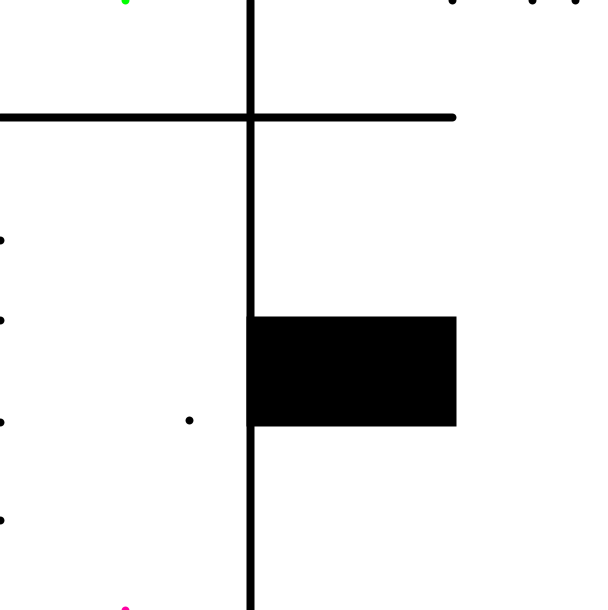
Frame 1 (no input)
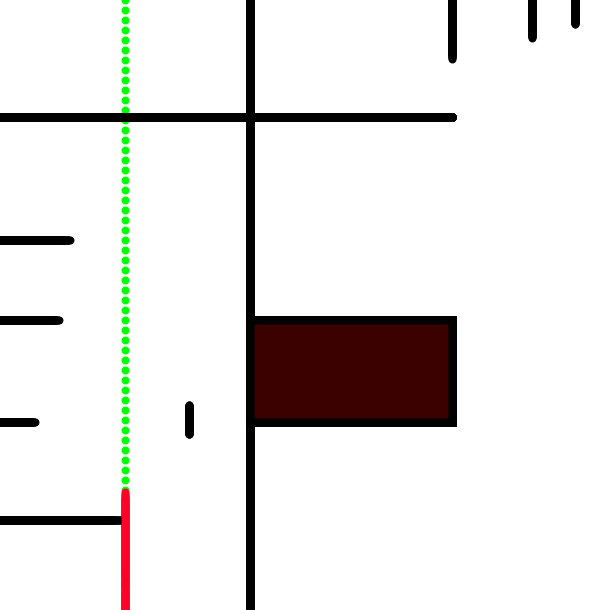
Frame 60 (the mouse pressed at the canvas centre just before this capture)
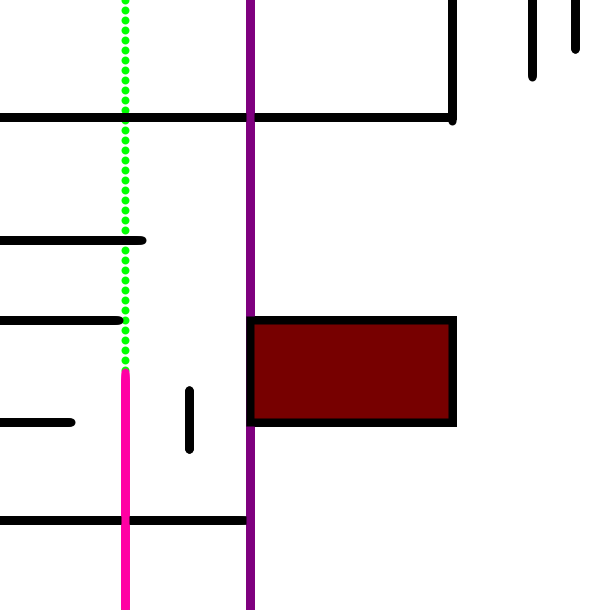
Frame 120 (the mouse held since frame 60 and released just before this capture)

The Processing sketch that drew these frames (run headless with seeded random() and noise(); from frame 60 on, the mouse is pressed at the canvas centre):

// Processing sketch: processing_116275
// ── processing_116275.pde

void setup(){   // this is only run once
  frameRate(60); //sets the frame rate per second
  size (608, 610); // 
  background (255); //sets background color to white
  strokeWeight(8); // sets thickness of line
  
} 
//defining and initalizing variables
//float is a data type
// stretch1, stretch2, y, y2, x, etc are names which are assigned values
// 0 and 420  are the initial values assigned to the variables 
float y = 0; 
int y2 = 0;
float x2 = 0;
float x3 = 0;
float x4 = 0;
float x5 = 0;
float y3 = 0;
float y4 = 0;
float y5 = 0;
float y6 = 0;
float stretch1 = 420;
float stretch2 = 420;
float y2r = 610;
int redColour = 0;
float newMouseX = 0;
float newMouseY = 0;
void draw(){ // method
// top horizontal line, constant size
line (0, 117, 452, 117);
// 2nd line from the top
line (0, 240, x2, 240); // expanding from 0 to 610 across the screen
if (x2<610) // let's stop when x2 gets to 610
x2 = x2 + 1.2; //speed of the line going across the screen
// 3rd line from the top
line (0, 320, x3, 320); // expanding from 0 to 608 across the screen
if (x3<608) // let's stop when x3 gets to 608
x3 = x3 + 1.0; //speed of the line going across the screen
// 4th line from the top 
line (0, 422, x4, 422); //expanding from 0 to 450
if (x4<450) // let's stop when x4 gets to 450
x4 = x4 + 0.6; //speed of the line going across the screen
// 5th line from the top
line (0, 520, x5, 520);  //expanding from 0 to 608
if (x5<608) // let's stop when x5 gets to 608
x5 = x5 + 2.1; //speed of the line going across the screen
 
//first line to the left (vertical)
stroke(0,255,0);
point(125, y2); //expanding from 0 to 610
if (y2<610) //let's stop when y2 gets to 610
y2 = y2 + 10; //speed of the line going down the screen 
stroke(255, 0, random(0,255)); //red color, no green, set the blue to a random value  
line(125, y2r, 125, 610); //expanding from 610 to 0
if (y2r>0) //let's stop when y2 gets to 0
y2r = y2r -2; //speed of the line going up the screen 
stroke(0,0,0); //setting the color back to black
// 2nd line
line (189, stretch1, 189, stretch2); // expanding outwards from 420, up and down by 100 pixels, to 520 and 320
if (stretch1>320) // stop at 320
stretch1 = stretch1 - 0.25; // speed and direction (up) of the expanding line
if (stretch2<520) //stop at 520
stretch2 = stretch2 + 0.25; //speed and direction (down) of the expanding line
// 3rd line
newMouseX = map (mouseX, 0, 610, 0, 255); // converts the values of the pixels (0-600) to fit better with the value of colour (0-255)
newMouseY = map (mouseY, 0, 610, 0, 255); // converts the values of the pixels (0-600) to fit better with the value of colour (0-255) and 
stroke (newMouseX,0,newMouseY); // changes the color when mouse moves up, down and/or to the right, left
line (250, y3, 250, 610);
stroke(0); // changing the colour back to black 
// 4th line  
line (452, 0, 452, y4); 
if (y4<=117) // up until pixel 117, go at speed 1
y4 = y4 + 1;
if (y4>117 && y4<610) // after pixel 117, speed up to 1.55
y4 = y4 + 1.55;
// 5th line
line (532, y5, 532, 0); //(553, 0, 553, 610)
if (y5<610)
y5 = y5 + 0.65;
// 6th line
line (575, 0, 575, y6); // line (575, 0, 575, 238);
if (y6<238)
y6 = y6 + 0.42;
//  rectangle
fill(redColour,0,0); //fills rectangle with red color, starting at black, going slowly to red 
rect (250, 320, 452-250, 422-320); //draws a rectangle
   if(redColour < 255)  // if the value is less than 255, keep going 
      redColour++; // add 1 to the red color and make it brighter (or more red)
}
